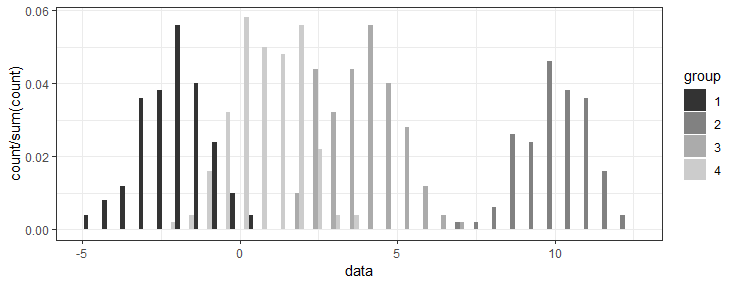

This chart was generated by the following R code:
# ---------------------------------------
# dpmによるクラスタリング
#
# p(x_n|mu; lambda) = N(mu, lambda)
# p(mu;m, lambda_mu) = N(m, lambda_mu)
# ---------------------------------------

                                    # 1次元データ（入力）
x <- data.frame(data=rnorm(100, -2, 1), group_=1)
x <- rbind(x,data.frame(data=rnorm(100, 0, 1), group_=2))
x <- rbind(x,data.frame(data=rnorm(100, 2, 1), group_=3))
x <- rbind(x,data.frame(data=rnorm(100, 4, 1), group_=4))
x <- rbind(x,data.frame(data=rnorm(100, 10, 1), group_=5))

N <- length(x$data)                 # データ数
s <- 1:N                            # 各データの所属クラスタ（出力）
K <- N                              # クラスタ数（出力）
nc <- rep(1, K)                     # 各クラスタに属するデータ数

mu <- x$data                        # p(x_n|mu; lambda)の平均（出力）
lambda <- 1.0                       # p(x_n|mu; lambda)の精度
m <- 0.0                            # p(mu)の平均
lambda_mu <- 1                      # p(mu)の精度

                                    # DPの集中度
alpha <- 0.00001
Pmax <- 0                           # 事後確率の最大値

loop <- 1
while(TRUE){
    # 所属クラスタの更新
    for (n in 1:N) {
        k <- s[n]
        # x_nをクラスタs_nから除外する
        nc[k] <- nc[k] -1
        if (nc[k] == 0) {
            K <- K-1
            nc <- nc[-k]
            mu <- mu[-k]
            s[which(s>k)] <- s[which(s>k)]-1
        }

        Q <- rep(1, K+1)
        # カテゴリ分布のパラメータ（既存クラスタ）を計算する
        for (k in 1:K) {
              Q[k] <- nc[k]/(N-1+alpha)*dnorm(x$data[n], mu[k], 1/lambda)
        }
        # カテゴリ分布のパラメータ（新規クラスタ）を計算する
        Q[K+1] <- alpha/(N-1+alpha)*dnorm(x$data[n], m, (lambda+lambda_mu)/(lambda*lambda_mu))
        #
        # s_nをカテゴリ分布からサンプリングする
        s[n] <- which(rmultinom(1, 1, Q)==1)

        if(s[n]==K+1){
            nc[K+1] <- 1
            mu[K+1] <- 1
            K <- K+1
        }else{
            nc[s[n]] <- nc[s[n]] +1
        }

    }


    # パラメータの更新
    for(k in 1:K){
        # s[n]==kとなるnが存在するならば
        if(length(s[s==k])!=0){
            set_k <- which(s==k)

            mu_ <- (sum(x$data[set_k])*lambda +m *lambda_mu)/(nc[k] *lambda +lambda_mu)
            lambda_ <- nc[k]*lambda +lambda_mu

            mu[k] <- rnorm(1, mu_, 1/lambda_)
        }
    }

    # 事後確率の計算
    v <- 1
    for(k in 1:K){
        if(length(s[s==k])!=0){
            set_k <- which(s==k)
            mu_ <- (sum(x$data[set_k])*lambda +m *lambda_mu)/(nc[k] *lambda +lambda_mu)
            lambda_ <- nc[k]*lambda +lambda_mu

            v <- v + log(factorial(nc[k]-1)*dnorm(mu[k], mu_, 1/lambda_))
        }
    }

    # 事後確率最大化
    if(v > Pmax){
        # sを受理，つぎのループはこのsから続ける
        Pmax <- v

        s_save <- s
        nc_save <- nc
        mu_save <- mu
        K_save <- K

        loop <- 1
    }else{
        # sを棄てる
        s <- s_save
        nc <- nc_save
        mu <- mu_save
        K <- K_save

        loop <- loop + 1
    }

    # 終了判定
    if(loop > 30){
        break
    }
}

s <- as.character(s)
xx <- transform(x, group=s)

library(ggplot2)
# ヒストグラム
g1 <- ggplot(xx, aes(data, fill=group))
g1 <- g1 + geom_histogram(aes(y=..count../sum(..count..)), position="dodge")
g1 <- g1 + scale_fill_grey() + theme_bw()

# pdf
g2 <- ggplot(xx, aes(data, fill=group))
for(k in 1:K){
    g2 <- g2 + stat_function(fun=dnorm, args=list(mean=mu[k], sd=1))
}
